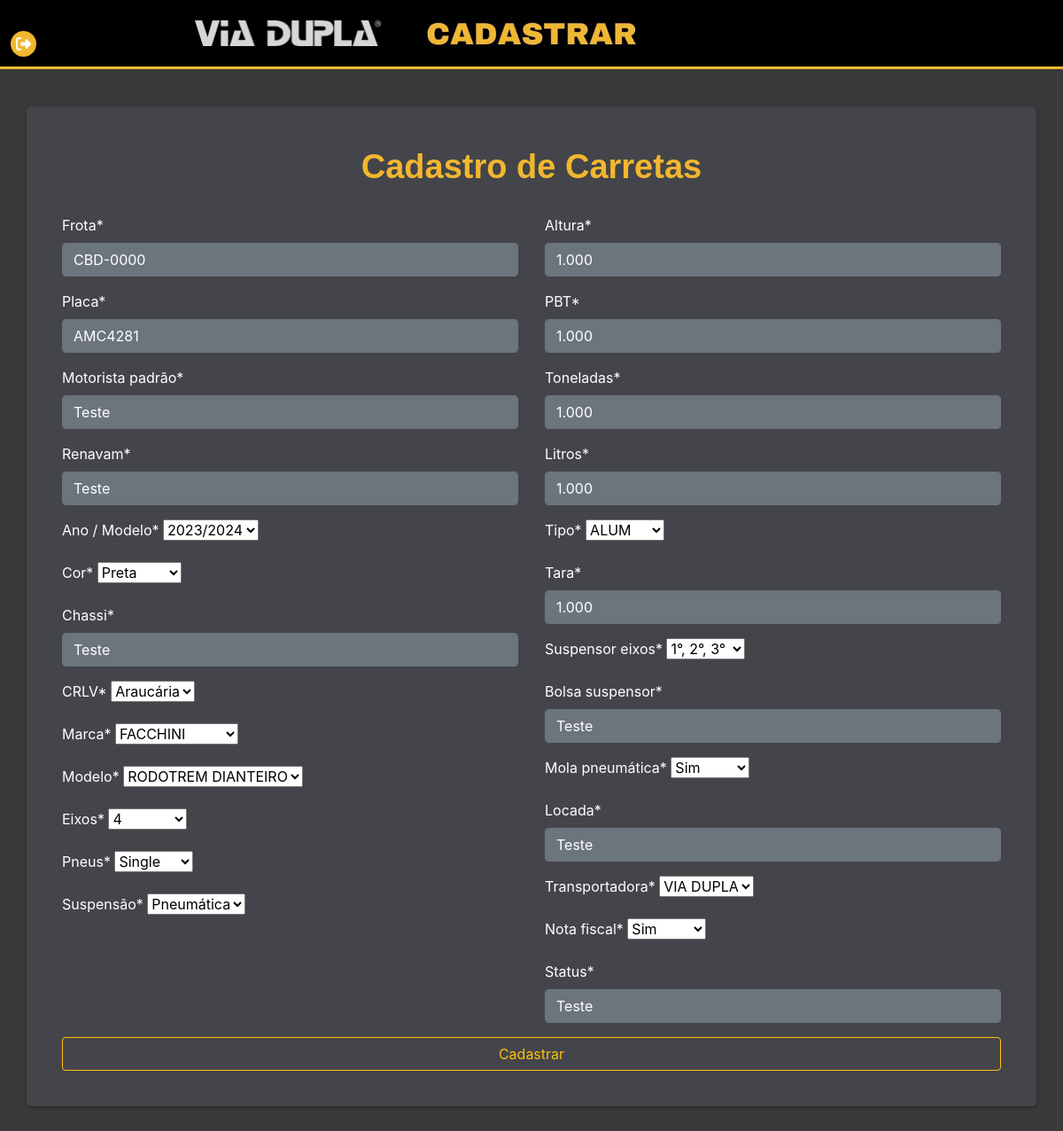
The app's page /editar/cadastros/carretas/1 with its own data.
### producao/carretas/models.py (models this page shows, shortened)
class Carretas(models.Model):
    frota = models.CharField(max_length=150, verbose_name="Frota")
    placa = models.CharField(max_length=150, unique=True, verbose_name="Placa")
    motorista = models.CharField(max_length=250, verbose_name="Motorista padrão")
    renavam = models.CharField(max_length=250, verbose_name="Renavam")
    GENDER_CHOICES = (
        ('A', '2024/2024'),
        ('B', '2023/2024'),
        ('C', '2022/2023'),
        ('D', '2021/2022'),
        ('E', '2020/2021'),
        ('F', '2019/2020'),
        ('G', '2018/2019'),
        ('H', '2017/2018'),
        ('I', '2016/2017'),
        ('J', '2015/2016'),
        ('K', '2014/2015'),
        ('L', '2013/2014'),
        ('M', '2012/2013'),
        ('N', '2011/2012'),
        ('O', '2010/2011'),
        ('P', '2009/2010'),
        ('Q', '2008/2009'),
        ('R', '2007/2008'),
        ('S', '2006/2007'),
        ('T', '2005/2006'),
        ('U', '2004/2005'),
    )
    anomod = models.CharField(max_length=1, choices=GENDER_CHOICES, verbose_name="Ano / Modelo")
    GENDER_CHOICES = (
        ('A', 'Amarela'),
        ('B', 'Azul'),
        ('C', 'Branca'),
        ('D', 'Cinza'),
        ('E', 'Prata'),
        ('F', 'Preta'),
        ('G', 'Vermelho'),
    )
    cor = models.CharField(max_length=1, choices=GENDER_CHOICES, verbose_name="Cor")
    chassi = models.CharField(max_length=150, verbose_name="Chassi")
    GENDER_CHOICES = (
        ('A', 'Araucária'),
    )
    crlv = models.CharField(max_length=1, choices=GENDER_CHOICES, verbose_name="CRLV")
    GENDER_CHOICES = (
        ('B', 'BIASI'),
        ('F', 'FACCHINI'),
        ('G', 'GOTTI'),
        ('K', 'KRONORTE'),
        ('M', 'METALESP'),
        ('R', 'R/TRIEL'),
        ('S', 'RANDON'),
        ('T', 'RECRUSUL'),
        ('U', 'RHODOSS'),
        ('V', 'RODOTEC'),
        ('W', 'RODOTÉCNICA'),
        ('X', 'RODOTIC'),
        ('Y', 'TRIEL'),
    )
    marca = models.CharField(max_length=1, choices=GENDER_CHOICES, verbose_name="Marca")
    GENDER_CHOICES = (
        ('B', 'BITREM DIANTEIRO'),
        ('C', 'BITREM TRASEIRO'),
        ('D', 'QUATRO PATAS'),
        ('E', 'RODOTREM DIANTEIRO'),
        ('F', 'RODOTREM TRASEIRO'),
        ('G', 'VANDERLÉIA'),
    )
    modelo = models.CharField(max_length=1, choices=GENDER_CHOICES, verbose_name="Modelo")
    GENDER_CHOICES = (
        ('A', '2'),
        ('B', '3'),
        ('C', '4'),
    )
    eixos = models.CharField(max_length=1, choices=GENDER_CHOICES, verbose_name="Eixos")
    GENDER_CHOICES = (
        ('A', '295/80'),
        ('B', 'Single'),
    )
    pneus = models.CharField(max_length=1, choices=GENDER_CHOICES, verbose_name="Pneus")
    GENDER_CHOICES = (
        ('M', 'Mecânica'),
        ('P', 'Pneumática'),
    )
    suspensao = models.CharField(max_length=1, choices=GENDER_CHOICES, verbose_name="Suspensão")
    altura = models.DecimalField(max_digits=6, decimal_places=3, verbose_name="Altura")
    pbt = models.DecimalField(max_digits=6, decimal_places=3, verbose_name="PBT")
    toneladas = models.DecimalField(max_digits=6, decimal_places=3, verbose_name="Toneladas")
    litros = models.DecimalField(max_digits=6, decimal_places=3, verbose_name="Litros")
    GENDER_CHOICES = (
        ('A', 'A.CARB'),
        ('B', 'ALUM'),
        ('C', 'BASC'),
        ('D', 'INOX'),
        ('E', 'LS'),
        ('F', 'TERM'),
    )
    tipo = models.CharField(max_length=1, choices=GENDER_CHOICES, verbose_name="Tipo")
    tara = models.DecimalField(max_digits=6, decimal_places=3, verbose_name="Tara")
    GENDER_CHOICES = (
        ('A', '1°'),
        ('B', '1°, 2°'),
        ('C', '1°, 2°, 3°'),
        ('D', '1°, 2°, 4°'),
        ('E', '1°, 3°'),
    )
    suspensor = models.CharField(max_length=1, choices=GENDER_CHOICES, verbose_name="Suspensor eixos")
    bolsa = models.CharField(max_length=150, verbose_name="Bolsa suspensor")
    GENDER_CHOICES = (
        ('S', 'Sim'),
        ('N', 'Não'),
    )
    mola = models.CharField(max_length=1, choices=GENDER_CHOICES, verbose_name="Mola pneumática")
    locada = models.CharField(max_length=150, verbose_name="Locada")
    GENDER_CHOICES = (
        ('V', 'VIA DUPLA'),
    )
    transportadora = models.CharField(max_length=1, choices=GENDER_CHOICES, verbose_name="Transportadora")
    GENDER_CHOICES = (
        ('S', 'Sim'),
        ('N', 'Não'),
    )
    notafiscal = models.CharField(max_length=1, choices=GENDER_CHOICES, verbose_name="Nota fiscal")
    status = models.CharField(max_length=150, verbose_name="Status")

### producao/carretas/views.py (the view)
# urls.py: path('editar/cadastros/carretas/<int:pk>', CarretasUpdate.as_view(), name='editar-cadastros-carretas'),
class CarretasUpdate(UpdateView):
    model = Carretas
    fields = ['frota', 'placa', 'motorista', 'renavam', 'anomod', 'cor', 'chassi', 'crlv', 'marca', 'modelo', 'eixos', 'pneus',
              'suspensao', 'altura', 'pbt', 'toneladas', 'litros', 'tipo', 'tara', 'suspensor',
              'bolsa', 'mola', 'locada', 'transportadora', 'notafiscal', 'status']
    template_name = 'form-carretas.html'
    success_url = reverse_lazy('listar-cadastros-carretas')

### producao/carretas/templates/form-carretas.html (shortened to what this page needs)
{% load static %}
{% load crispy_forms_tags %}
<!DOCTYPE html>
<html lang="PT-BR">
<head>
    <link rel="stylesheet" href="{% static 'css/bootstrap.min.css' %}">
    <link rel="stylesheet" href="https://cdn.jsdelivr.net/npm/bootstrap-icons@1.11.3/font/bootstrap-icons.min.css">
</head>
<body>
    <img class="image1" src="{% static 'img/linhadocabeçalho.jpg' %}">
    <img class="image2" src="{% static 'img/cadastrar.jpg' %}">
    <a href="{% url 'menu' %}">
        <img class="image3" src="{% static 'img/logoVD_FundoEscuro.png' %}">
    </a>
    <a href="{% url 'menu' %}">
        <button class="Botaovoltar">
            <div class="sign"></div>
        </button>
    </a>
<div class="container form-background">
    <form action="" method="post">
        <header class="container header-text">Cadastro de Carretas</header>
        <div class="row">
            <div class="col-md-6">
                {{ form.frota|as_crispy_field }}
                {{ form.placa|as_crispy_field }}
                {{ form.motorista|as_crispy_field }}
                {{ form.renavam|as_crispy_field }}
                {{ form.anomod|as_crispy_field }}
                {{ form.cor|as_crispy_field }}
                {{ form.chassi|as_crispy_field }}
                {{ form.crlv|as_crispy_field }}
                {{ form.marca|as_crispy_field }}
                {{ form.modelo|as_crispy_field }}
                {{ form.eixos|as_crispy_field }}
                {{ form.pneus|as_crispy_field }}
                {{ form.suspensao|as_crispy_field }}
            </div>
            <div class="col-md-6">
                {{ form.altura|as_crispy_field }}
                {{ form.pbt|as_crispy_field }}
                {{ form.toneladas|as_crispy_field }}
                {{ form.litros|as_crispy_field }}
                {{ form.tipo|as_crispy_field }}
                {{ form.tara|as_crispy_field }}
                {{ form.suspensor|as_crispy_field }}
                {{ form.bolsa|as_crispy_field }}
                {{ form.mola|as_crispy_field }}
                {{ form.locada|as_crispy_field }}
                {{ form.transportadora|as_crispy_field }}
                {{ form.notafiscal|as_crispy_field }}
                {{ form.status|as_crispy_field }}
            </div>
        </div>
        <button type="submit" class="container btn btn-outline-warning">Cadastrar</button>
    </form>
</div>
</body>
</html>

### producao/carretas/templates/form-carretas.html (style rules this page uses)
body { background-color: #3A3A3A; color: white; }
.form-background { margin: 50px, 0px; background-color: #43454A; color: white; padding: 40px; border-radius: 5px; margin-bottom: 100px; box-shadow: 0 2px 5px rgba(0, 0, 0, 0.3); margin-top: 120px; }
.form-background .form-control { background-color: #6c757d; border-color: #6c757d; color: white; }
.header-text { font-family: Arial, sans-serif; font-size: 38px; text-align: center; font-weight: 600; color: #F2B72F; padding: 0px; }
.col-md-6 { margin: 0px; margin-top: 25px; }
.image1 { width: 100%; height: 3px; top: 75px; left: 0%; position: absolute; z-index: -1; }
.image2 { width: 350px; height: auto; top: 08px; left: 50%; position: absolute; transform: translateX(-50%); z-index: -1; }
.image3 { width: 210px; height: auto; top: 23px; left: 220px; position: absolute; z-index: 999; transition: transform 0.2s; }
.Botaovoltar { display: flex; align-items: center; justify-content: flex-start; top: 2.6%; left: 1%; width: 29px; height: 29px; border: none; border-radius: 50%; cursor: pointer; position: absolute; overflow: hidden; transition-duration: .3s; box-shadow: 2px 2px 10px rgba(0, 0, 0, 0.199); background-color: #F2B72F; z-index: 9999; }
.sign { width: 100%; transition-duration: .3s; display: flex; align-items: center; justify-content: center; }
.sign svg { width: 17px; }

### records on screen
Carretas: frota "CBD-0000", placa "AMC4281", motorista "Teste", renavam "Teste", anomod "2023/2024", cor "Preta", chassi "Teste", crlv "Araucária", marca "FACCHINI", modelo "RODOTREM DIANTEIRO", eixos "4", pneus "Single", suspensao "Pneumática", altura "1.000", pbt "1.000", toneladas "1.000", litros "1.000", tipo "ALUM", tara "1.000", suspensor "1°, 2°, 3°", bolsa "Teste", mola "Sim", locada "Teste", transportadora "VIA DUPLA", notafiscal "Sim", status "Teste"
